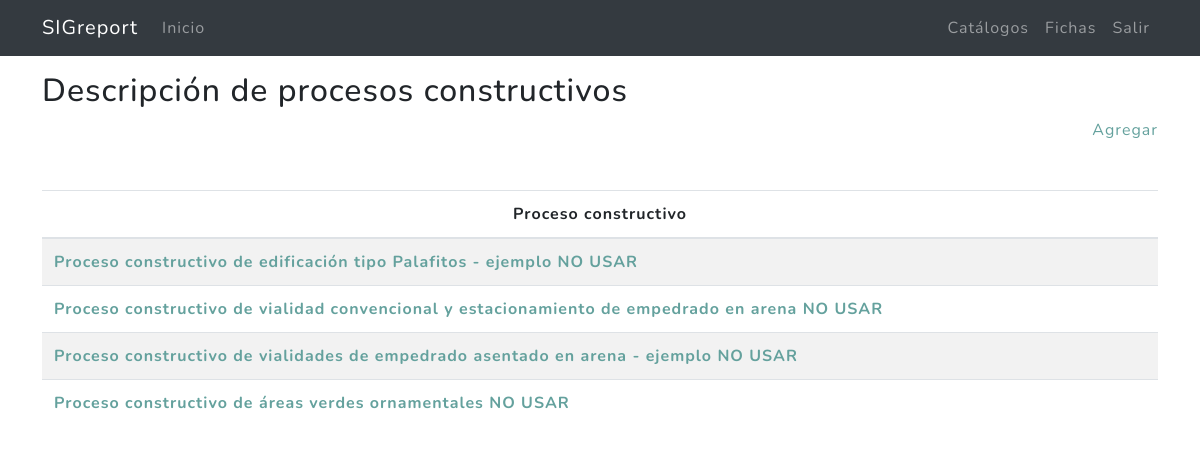
/catalogos/descproceso/ (signed in), run on the app's committed database.
### miscelanea/models.py (models this page shows, shortened)
class ProcConstructivo(models.Model):
    title = models.CharField(max_length=300,verbose_name = "Proceso constructivo")
    content = RichTextField(verbose_name="Descripción del proceso constructivo", default="")
    created = models.DateTimeField(auto_now_add = True,verbose_name = "Fecha de creación")
    updated = models.DateTimeField(auto_now = True,verbose_name = "Fecha de edición")
    class Meta:
        verbose_name = "Descripción de procesos constructivos"
        verbose_name_plural = "Descripción de procesos constructivos"
        ordering = ["title"]

### miscelanea/views.py (the view)
# urls.py: path('descproceso/', ProcConstructivoListView.as_view(), name='descproceso'),
@method_decorator(login_required,name='dispatch')
class ProcConstructivoListView(ListView):
    model = ProcConstructivo
    template_name = "miscelanea/procconstructivo_list.html"
    paginate_by = 20
    def get_context_data(self, **kwargs):
        context = super().get_context_data(**kwargs)
        context['p_title']=ProcConstructivo._meta.verbose_name
        return context

### miscelanea/templates/miscelanea/procconstructivo_list.html (shortened to what this page needs)
{% extends 'cap2/base_mx.html' %}
{% load static %}
{% block content %}
<main role="main">
  <div class="container mb-4">
    <h2 class="mt-3">{{p_title}}</h2>
    <div class="agregar mb-4 text-right"><a href="{% url 'catalogos:descproceso-create' %}">Agregar</a></div>
    <table class="table  table-striped mt-5">
      <thead>
        <tr>
          <th scope="col" class="text-center">Proceso constructivo</th>
        </tr>
      </thead>
      <tbody>
      {% for i in procconstructivo_list %}
          <tr>
            <th scope="row"><a href="{% url 'catalogos:descproceso-update' i.id %}">{{i.title}} </a></th>
          </tr>
      {% endfor %}
      </tbody>
    </table>
  </div>
</main>
{% endblock %}

### data on the page
ProcConstructivo: title "Proceso constructivo de edificación tipo Palafitos - ejemplo NO USAR"
ProcConstructivo: title "Proceso constructivo de vialidad convencional y estacionamiento de empedrado en arena NO USAR"
ProcConstructivo: title "Proceso constructivo de vialidades de empedrado asentado en arena - ejemplo NO USAR"
ProcConstructivo: title "Proceso constructivo de áreas verdes ornamentales NO USAR"

### other printed values
{{ p_title }} "Descripción de procesos constructivos"
